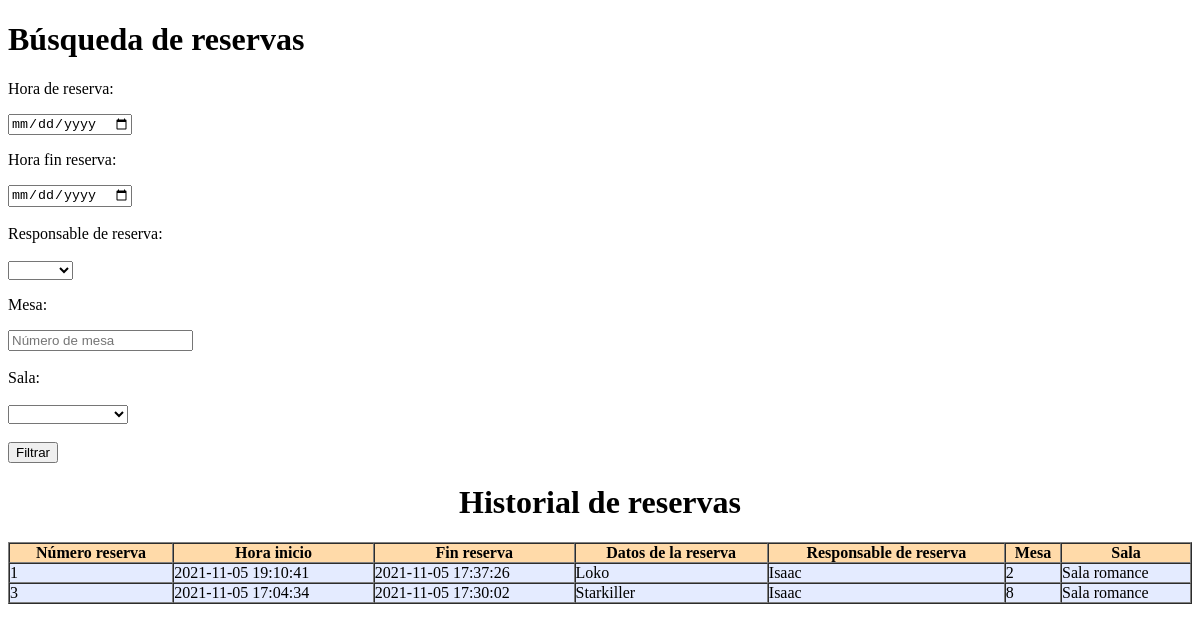
/view/reservas.php, run on an earlier commit of the app's database.
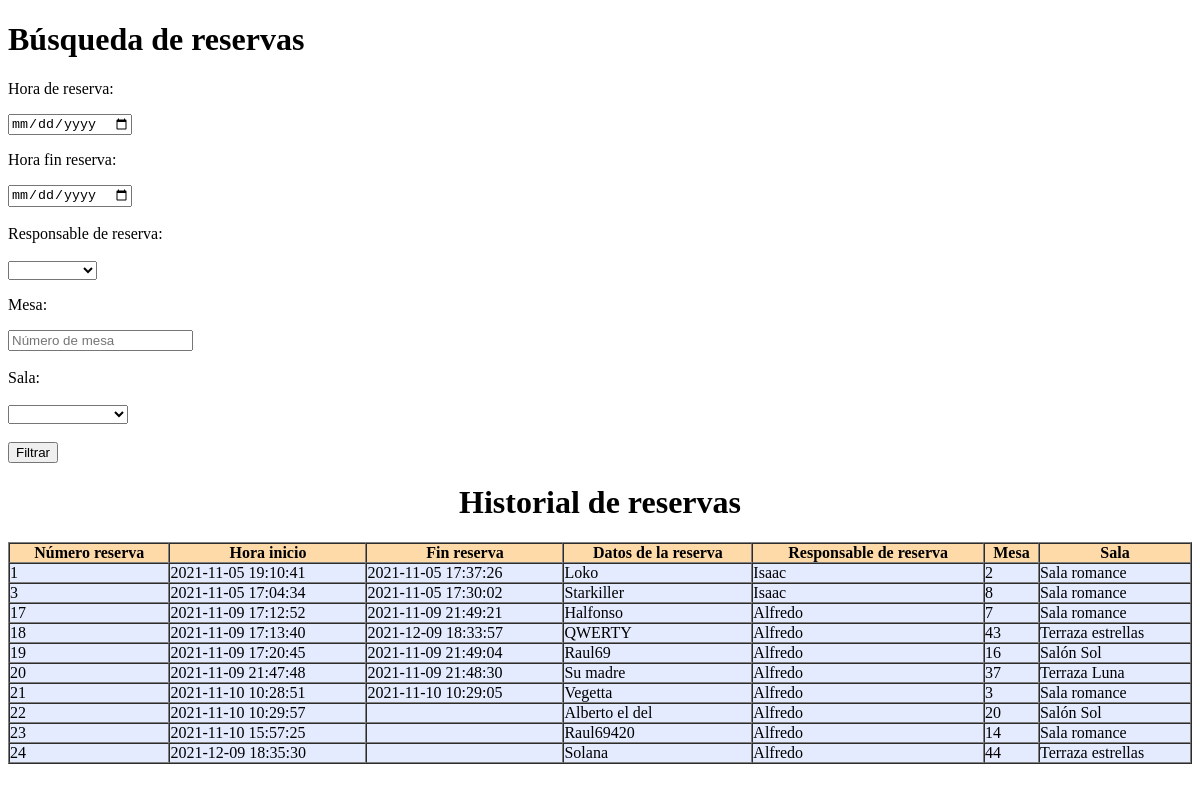
And on a later commit of the database.
### tables this page shows
CREATE TABLE `tbl_reserva` (
  `id_res` int(11) NOT NULL,
  `horaIni_res` datetime NOT NULL,
  `horaFin_res` datetime DEFAULT NULL,
  `datos_res` varchar(30) NOT NULL,
  `id_use_fk` int(11) NOT NULL,
  `id_mes_fk` int(11) NOT NULL
);

CREATE TABLE `tbl_usuario` (
  `id_use` int(11) NOT NULL,
  `nombre_use` varchar(45) DEFAULT NULL,
  `email_use` varchar(50) NOT NULL,
  `pwd_use` varchar(50) NOT NULL,
  `tipo_use` enum('Camarero','Admin','Mantenimiento') NOT NULL
);

CREATE TABLE `tbl_mesa` (
  `id_mes` int(11) NOT NULL,
  `status_mes` enum('Libre','Mantenimiento','Ocupado/Reservado') NOT NULL,
  `capacidad_mes` int(3) NOT NULL,
  `id_sal_fk` int(11) NOT NULL
);

CREATE TABLE `tbl_sala` (
  `id_sal` int(11) NOT NULL,
  `nombre_sal` varchar(50) DEFAULT NULL,
  `capacidad_sal` int(3) DEFAULT NULL,
  `imagen_sal` varchar(45) DEFAULT NULL
);

### view/reservas.php (the view, shortened to what this page needs)
<!DOCTYPE html>
<html lang="en">
<head>
</head>
<body>
    <form action="./reservas.php" method="POST">
        <h1>Búsqueda de reservas</h1>
        <p>Hora de reserva:</p>
            <input type="date" id="" name="horaIni_res" placeholder="Hora"><br>
        <p>Hora fin reserva:</p>
            <input type="date" id="" name="horaFin_res" placeholder="Hora"><br><br>
        <?php
            include_once '../services/connection.php';
            $responsable=$pdo->prepare("SELECT nombre_use FROM tbl_usuario");
            $responsable->execute();
            $data = $responsable->fetchAll(PDO::FETCH_ASSOC);
            echo "<label for='seleccion-usuario'>Responsable de reserva:</label><br><br>";
            echo "<select name='nombre_use' value=''>";
            echo "<option value = ''></option>";
                foreach ($data as $reg) {
                    echo "<option value='{$reg['nombre_use']}'>{$reg['nombre_use']}</option>";
                }
            echo "</select><br>"
        ?>
        <p>Mesa:</p>
            <input type="number" id="" name="id_mes" placeholder="Número de mesa"><br><br>
        <?php
            $salas=$pdo->prepare("SELECT nombre_sal FROM tbl_sala GROUP BY nombre_sal");
            $salas->execute();
            $data = $salas->fetchAll(PDO::FETCH_ASSOC);
            echo "<label for='seleccion-sala'>Sala:</label><br><br>";
            echo "<select name='nombre_sal' value=''>";
            echo "<option value = ''></option>";
                foreach ($data as $reg) {
                    echo "<option value='{$reg['nombre_sal']}'>{$reg['nombre_sal']}</option>";
                }
            echo "</select><br><br>"
        ?>
        <input type="submit" value="Filtrar"><br>
    </form>
    <center>
        <h1>Historial de reservas</h1>
    </center>
    <?php
        $queryGeneral = "SELECT r.id_res, r.horaIni_res, r.horaFin_res, r.datos_res, u.nombre_use, m.id_mes, s.nombre_sal
        FROM tbl_reserva r
        INNER JOIN tbl_usuario u ON r.id_use_fk=u.id_use
        INNER JOIN tbl_mesa m ON r.id_mes_fk=m.id_mes
        INNER JOIN tbl_sala s ON m.id_sal_fk=s.id_sal WHERE id_res LIKE '%%'";
            $reserva=$pdo->prepare($queryGeneral);
            $reserva->execute();
            $data = $reserva->fetchAll(PDO::FETCH_ASSOC);
            echo "<table width='100%' border='1' cellpadding='0' cellspacing='0'>";
            echo "<tr style='background-color:#FFDAA9';>";
                echo "<th>Número reserva</th>";
                echo "<th>Hora inicio</th>";
                echo "<th>Fin reserva</th>";
                echo "<th>Datos de la reserva</th>";
                echo "<th>Responsable de reserva</th>";
                echo "<th>Mesa</th>";
                echo "<th>Sala</th>";
            echo "</tr>";
            foreach ($data as $datas) {
                echo "<tr style='background-color:#E4EBFF';>";
                    echo "<td>".$datas['id_res']."</td>";
                    echo "<td>".$datas['horaIni_res']."</td>";
                    echo "<td>".$datas['horaFin_res']."</td>";
                    echo "<td>".$datas['datos_res']."</td>";
                    echo "<td>".$datas['nombre_use']."</td>";
                    echo "<td>".$datas['id_mes']."</td>";
                    echo "<td>".$datas['nombre_sal']."</td>";
                echo "</tr>";
            }
            echo "</table><br>";
    ?>
</body>
</html>

What changed in the data, as far as the page shows it:
added tbl_reserva: id_res "17", horaIni_res "2021-11-09 17:12:52", horaFin_res "2021-11-09 21:49:21", datos_res "Halfonso", tbl_usuario.nombre_use "Alfredo", tbl_mesa.id_mes "7", tbl_sala.nombre_sal "Sala romance"
added tbl_reserva: id_res "18", horaIni_res "2021-11-09 17:13:40", horaFin_res "2021-12-09 18:33:57", datos_res "QWERTY", tbl_usuario.nombre_use "Alfredo", tbl_mesa.id_mes "43", tbl_sala.nombre_sal "Terraza estrellas"
added tbl_reserva: id_res "19", horaIni_res "2021-11-09 17:20:45", horaFin_res "2021-11-09 21:49:04", datos_res "Raul69", tbl_usuario.nombre_use "Alfredo", tbl_mesa.id_mes "16", tbl_sala.nombre_sal "Salón Sol"
added tbl_reserva: id_res "20", horaIni_res "2021-11-09 21:47:48", horaFin_res "2021-11-09 21:48:30", datos_res "Su madre", tbl_usuario.nombre_use "Alfredo", tbl_mesa.id_mes "37", tbl_sala.nombre_sal "Terraza Luna"
added tbl_reserva: id_res "21", horaIni_res "2021-11-10 10:28:51", horaFin_res "2021-11-10 10:29:05", datos_res "Vegetta", tbl_usuario.nombre_use "Alfredo", tbl_mesa.id_mes "3", tbl_sala.nombre_sal "Sala romance"
added tbl_reserva: id_res "22", horaIni_res "2021-11-10 10:29:57", datos_res "Alberto el del", tbl_usuario.nombre_use "Alfredo", tbl_mesa.id_mes "20", tbl_sala.nombre_sal "Salón Sol"
added tbl_reserva: id_res "23", horaIni_res "2021-11-10 15:57:25", datos_res "Raul69420", tbl_usuario.nombre_use "Alfredo", tbl_mesa.id_mes "14", tbl_sala.nombre_sal "Sala romance"
added tbl_reserva: id_res "24", horaIni_res "2021-12-09 18:35:30", datos_res "Solana", tbl_usuario.nombre_use "Alfredo", tbl_mesa.id_mes "44", tbl_sala.nombre_sal "Terraza estrellas"
